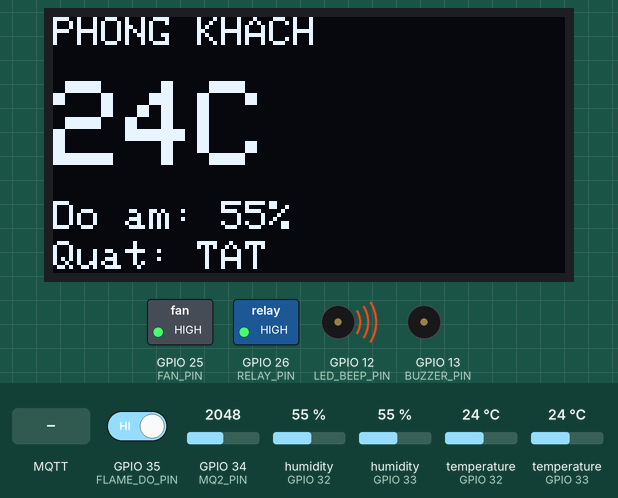
Recording of a sketch running on a simulated ESP32. Shown: 128×64 one-colour display, switched loads named in the sketch (green lamp = pin HIGH), buzzer (waves = sounding, pin HIGH). The inputs (shaded band) are chosen by the test bench; at power-on: temperature (sensors on GPIO 33, GPIO 32) 24 °C, GPIO 34 (MQ2_PIN) = 2048, GPIO 35 (FLAME_DO_PIN) HIGH, humidity (sensors on GPIO 32, GPIO 33) 55 %. WiFi joins after 1.5 s; servers stay silent unless stated; random numbers use the default seed unless the sketch sets one; no MQTT or app messages arrive unless stated; what the sketch prints to the serial monitor is not drawn.

Above: at 2.7 s.
2.8 s: temperature (sensor on GPIO 33) set to 36 °C
At 5.7 s:
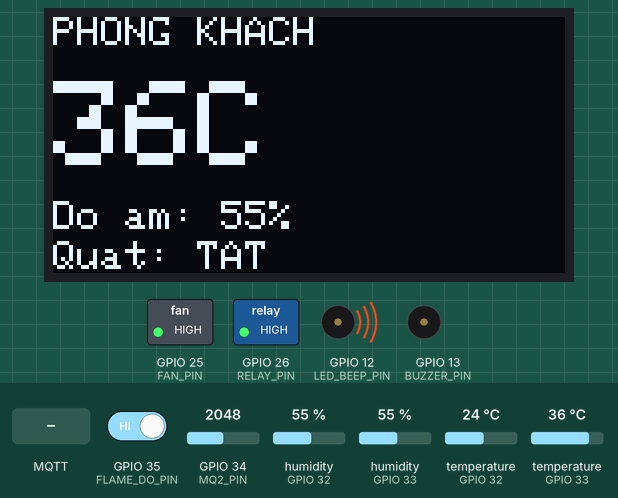
6.0 s: temperature (sensor on GPIO 33) set to 39 °C
At 9.1 s:
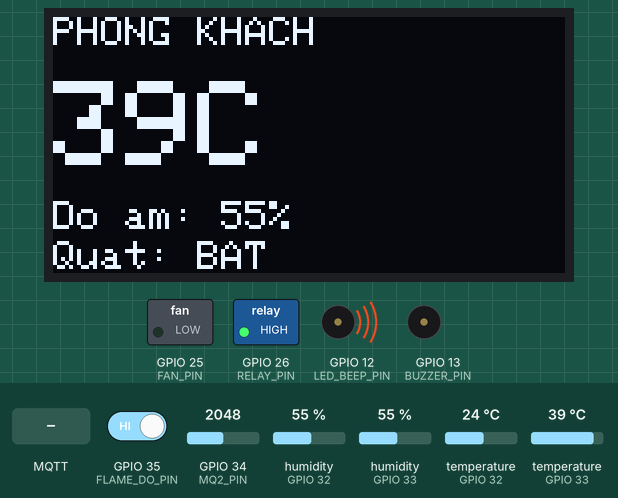
10.0 s: MQTT message "OFF" arrives on the first subscribed topic
At 10.3 s:
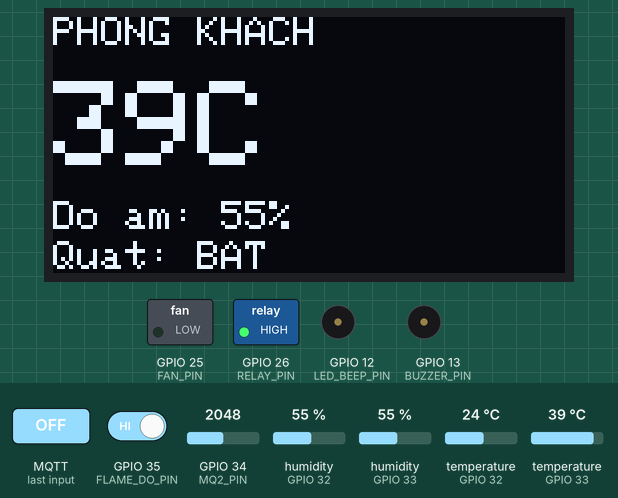
11.5 s: MQTT message "OFF" arrives on the third subscribed topic
At 12.5 s:
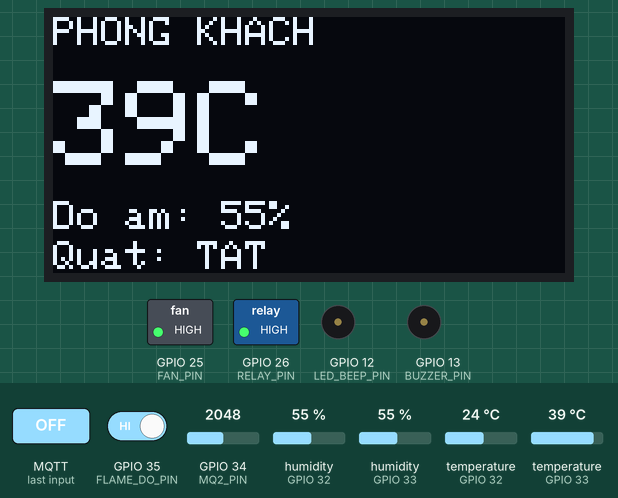
13.0 s: MQTT message "ON" arrives on the third subscribed topic
At 31.7 s:
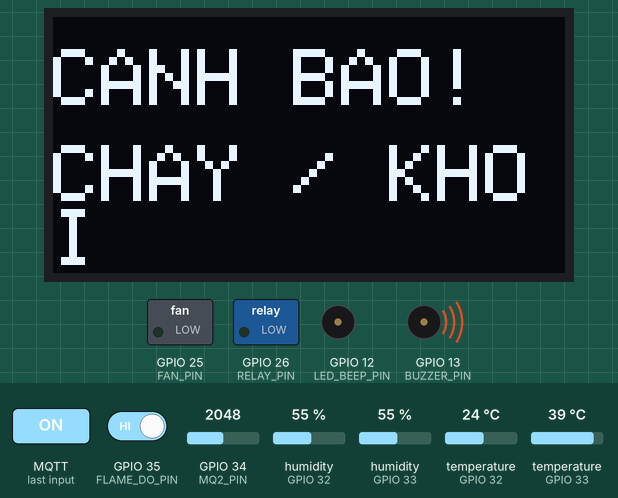
Timing chart, 0 to 32.0 s (numbered marks = the images above; inputs shaded):
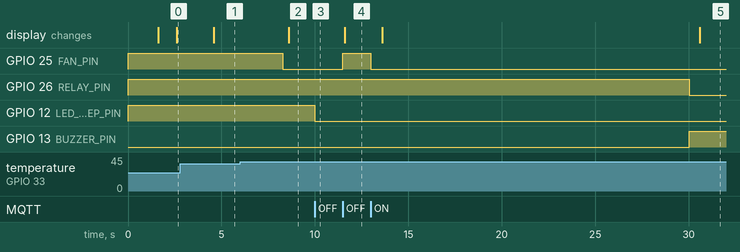

The sketch:

esp32_node2.ino
```cpp
#include <WiFi.h>
#include <PubSubClient.h>
#include <DHT.h>
#include <Wire.h>
#include <Adafruit_GFX.h>
#include <Adafruit_SSD1306.h>

// ===================== CẤU HÌNH WIFI & MQTT =====================
const char* ssid = "Test";
const char* password = "12345678";
const char* mqtt_server = "192.168.137.1";

WiFiClient espClient;
PubSubClient client(espClient);

// ===================== KHAI BÁO CHÂN & BIẾN =====================
#define DHTPIN 32          // DHT11 nhà bếp (dùng cho báo cháy)
#define DHT2PIN 33         // DHT11 phòng khách
#define DHTTYPE DHT11

#define MQ2_PIN 34
#define FLAME_DO_PIN 35

#define BUZZER_PIN 13
#define RELAY_PIN 26       // Relay IN2 - máy bơm
#define LED_BEEP_PIN 12
#define FAN_PIN 25         // Relay IN1 - quạt

#define OLED_SDA 27
#define OLED_SCL 14

#define SCREEN_WIDTH 128
#define SCREEN_HEIGHT 64
#define OLED_ADDR 0x3C

// Mức kích của relay bơm: relay của bạn kích mức LOW
#define RELAY_ACTIVE_LEVEL LOW
const int RELAY_ON  = RELAY_ACTIVE_LEVEL;
const int RELAY_OFF = (RELAY_ACTIVE_LEVEL == HIGH) ? LOW : HIGH;

// Mức sáng của đèn: đèn của bạn sáng khi chân ở mức HIGH
#define LED_ACTIVE_LEVEL HIGH
const int LED_ON_LEVEL  = LED_ACTIVE_LEVEL;
const int LED_OFF_LEVEL = (LED_ACTIVE_LEVEL == HIGH) ? LOW : HIGH;

// Mức kích của quạt: HIGH nếu dùng transistor/MOSFET, đổi theo module nếu dùng relay
#define FAN_ACTIVE_LEVEL LOW
const int FAN_ON_LEVEL  = FAN_ACTIVE_LEVEL;
const int FAN_OFF_LEVEL = (FAN_ACTIVE_LEVEL == HIGH) ? LOW : HIGH;

const int MQ2_ON_THRESHOLD  = 1600;
const int MQ2_OFF_THRESHOLD = 1400;
const unsigned long MQ2_WARMUP_TIME = 30000;

const bool  USE_TEMP_ALARM     = true;
const float TEMP_ON_THRESHOLD  = 35.0;
const float TEMP_OFF_THRESHOLD = 34.0;

// Ngưỡng nhiệt độ phòng khách để bật/tắt quạt
const float FAN_ON_THRESHOLD  = 37.0;
const float FAN_OFF_THRESHOLD = 35.0;

const unsigned long HOLD_TIME             = 10000;
const unsigned long SENSOR_INTERVAL       = 200;
const unsigned long DHT_INTERVAL          = 2000;
const unsigned long OLED_INTERVAL         = 1000;
const unsigned long MQTT_PUBLISH_INTERVAL = 3000;
const unsigned long MQTT_RETRY_INTERVAL   = 5000;

const int FLAME_CONFIRM_COUNT = 3;

DHT dht(DHTPIN, DHTTYPE);
DHT dht2(DHT2PIN, DHTTYPE);
Adafruit_SSD1306 display(SCREEN_WIDTH, SCREEN_HEIGHT, &Wire, -1);

bool isAlarmTriggered = false;
bool buzzerMuted  = false;
bool buzzerManual = false;

// Trạng thái thật của thiết bị (gửi lên app)
bool ledOn    = true;
bool pumpOn   = false;
bool buzzerOn = false;
bool fanOn    = false;

bool publishNow = false;

unsigned long lastDangerTime  = 0;
unsigned long lastSensorTime  = 0;
unsigned long lastDhtTime     = 0;
unsigned long lastOledTime    = 0;
unsigned long lastMqttPubTime = 0;
unsigned long lastMqttRetry   = 0;

int   flameLowCount = 0;
float temperature   = 0;
float humidity      = 0;
bool  tempValid     = false;
int   mq2Value      = 0;
bool  flameDetected = false;

// Phòng khách
float roomTemp  = 0;
float roomHum   = 0;
bool  roomValid = false;
bool  roomHot   = false;   // Đang ở trạng thái "nóng" (để bật quạt đúng lúc vượt ngưỡng)
bool  oledOk    = false;

// ===================== HÀM ĐIỀU KHIỂN THIẾT BỊ =====================
void setLed(bool on) {
  ledOn = on;
  digitalWrite(LED_BEEP_PIN, on ? LED_ON_LEVEL : LED_OFF_LEVEL);
}

void setPump(bool on) {
  pumpOn = on;
  digitalWrite(RELAY_PIN, on ? RELAY_ON : RELAY_OFF);
}

void setFan(bool on) {
  fanOn = on;
  digitalWrite(FAN_PIN, on ? FAN_ON_LEVEL : FAN_OFF_LEVEL);
}

void setEmergency(bool on) {
  if (on) {
    buzzerMuted = false;
    setPump(true);
    setLed(false);
  } else {
    buzzerMuted = false;
    buzzerManual = false;
    setPump(false);
  }
  publishNow = true;
}

// ===================== OLED =====================
void updateOled() {
  if (!oledOk) return;

  display.clearDisplay();
  display.setTextColor(SSD1306_WHITE);

  if (isAlarmTriggered) {
    display.setTextSize(2);
    display.setCursor(0, 8);
    display.println("CANH BAO!");
    display.setCursor(0, 32);
    display.println("CHAY / KHOI");
  } else {
    display.setTextSize(1);
    display.setCursor(0, 0);
    display.print("PHONG KHACH");

    display.setTextSize(3);
    display.setCursor(0, 16);
    if (roomValid) display.print(String(roomTemp, 0));
    else           display.print("--");
    display.print("C");

    display.setTextSize(1);
    display.setCursor(0, 46);
    display.print("Do am: ");
    if (roomValid) display.print(String(roomHum, 0));
    else           display.print("--");
    display.print("%");

    display.setCursor(0, 56);
    display.print("Quat: ");
    display.print(fanOn ? "BAT" : "TAT");
  }

  display.display();
}

// ===================== WIFI (chỉ dùng lúc khởi động) =====================
void setup_wifi() {
  delay(10);
  Serial.println();
  Serial.print("Connecting to ");
  Serial.println(ssid);

  WiFi.begin(ssid, password);
  while (WiFi.status() != WL_CONNECTED) {
    delay(500);
    Serial.print(".");
  }

  Serial.println("\nWiFi connected");
  Serial.print("IP address: ");
  Serial.println(WiFi.localIP());
}

// ===================== MQTT CALLBACK =====================
void callback(char* topic, byte* payload, unsigned int length) {
  String message = "";
  for (unsigned int i = 0; i < length; i++) {
    message += (char)payload[i];
  }

  Serial.print("MQTT Received [");
  Serial.print(topic);
  Serial.print("] ");
  Serial.println(message);

  String t = String(topic);

  if (t == "home/node2/control_led") {
    if (message == "ON")       setLed(true);
    else if (message == "OFF") setLed(false);
  }
  else if (t == "home/node2/control_pump") {
    if (message == "ON")       setPump(true);
    else if (message == "OFF") setPump(false);
  }
  else if (t == "home/node2/control_fan") {
    if (message == "ON")       setFan(true);
    else if (message == "OFF") setFan(false);
  }
  else if (t == "home/node2/control_buzzer") {
    if (message == "ON") {
      buzzerManual = true;
      buzzerMuted = false;
    } else if (message == "OFF") {
      buzzerManual = false;
      buzzerMuted = true;
    }
  }

  publishNow = true;
}

// ===================== RECONNECT KHÔNG CHẶN LOOP =====================
void reconnect() {
  unsigned long now = millis();
  if (now - lastMqttRetry < MQTT_RETRY_INTERVAL) return;
  lastMqttRetry = now;

  if (WiFi.status() != WL_CONNECTED) {
    Serial.println("WiFi lost, reconnecting...");
    WiFi.disconnect();
    WiFi.reconnect();
    return;
  }

  Serial.print("Attempting MQTT connection...");
  String clientId = "ESP32Node2-Kitchen-";
  clientId += String(random(0xffff), HEX);

  if (client.connect(clientId.c_str())) {
    Serial.println("connected");
    client.subscribe("home/node2/control_led");
    client.subscribe("home/node2/control_pump");
    client.subscribe("home/node2/control_fan");
    client.subscribe("home/node2/control_buzzer");
    publishNow = true;
  } else {
    Serial.print("failed, rc=");
    Serial.print(client.state());
    Serial.println(" retry in 5 seconds");
  }
}

int readMQ2() {
  long sum = 0;
  for (int i = 0; i < 10; i++) {
    sum += analogRead(MQ2_PIN);
    delay(2);
  }
  return sum / 10;
}

// ===================== SETUP =====================
void setup() {
  Serial.begin(115200);

  pinMode(MQ2_PIN, INPUT);
  pinMode(FLAME_DO_PIN, INPUT);
  pinMode(BUZZER_PIN, OUTPUT);
  pinMode(RELAY_PIN, OUTPUT);
  pinMode(LED_BEEP_PIN, OUTPUT);
  pinMode(FAN_PIN, OUTPUT);

  digitalWrite(BUZZER_PIN, LOW);

  setPump(false);
  setLed(true);
  setFan(false);

  dht.begin();
  dht2.begin();

  Wire.begin(OLED_SDA, OLED_SCL);
  oledOk = display.begin(SSD1306_SWITCHCAPVCC, OLED_ADDR);
  if (!oledOk) {
    Serial.println("Khong tim thay OLED (kiem tra day SDA/SCL, dia chi 0x3C)");
  } else {
    display.clearDisplay();
    display.display();
  }

  setup_wifi();
  client.setServer(mqtt_server, 1883);
  client.setCallback(callback);

  Serial.println("=== NODE 2 - KITCHEN MQTT READY ===");
}

// ===================== LOOP =====================
void loop() {
  if (!client.connected()) {
    reconnect();
  } else {
    client.loop();
  }

  unsigned long now = millis();

  // Còi hú liên tục khi có báo động
  buzzerOn = (isAlarmTriggered && !buzzerMuted) || buzzerManual;
  digitalWrite(BUZZER_PIN, buzzerOn ? HIGH : LOW);

  // Đọc cảm biến định kỳ
  if (now - lastSensorTime >= SENSOR_INTERVAL) {
    lastSensorTime = now;

    mq2Value = readMQ2();
    bool mq2Ready = (now >= MQ2_WARMUP_TIME);

    if (digitalRead(FLAME_DO_PIN) == LOW) {
      if (flameLowCount < 255) flameLowCount++;
    } else {
      flameLowCount = 0;
    }
    flameDetected = (flameLowCount >= FLAME_CONFIRM_COUNT);

    if (now - lastDhtTime >= DHT_INTERVAL) {
      lastDhtTime = now;

      // DHT11 nhà bếp
      float t = dht.readTemperature();
      float h = dht.readHumidity();
      if (!isnan(t) && !isnan(h)) {
        temperature = t;
        humidity = h;
        tempValid = true;
      } else {
        tempValid = false;
      }

      // DHT11 phòng khách + logic quạt
      float rt = dht2.readTemperature();
      float rh = dht2.readHumidity();
      if (!isnan(rt) && !isnan(rh)) {
        roomTemp = rt;
        roomHum = rh;
        roomValid = true;

        if (!roomHot && roomTemp > FAN_ON_THRESHOLD) {
          roomHot = true;
          setFan(true);
          publishNow = true;
          Serial.println("[QUAT] Phong khach nong, bat quat.");
        } else if (roomHot && roomTemp < FAN_OFF_THRESHOLD) {
          roomHot = false;
          setFan(false);
          publishNow = true;
          Serial.println("[QUAT] Phong khach mat, tat quat.");
        }
      } else {
        roomValid = false;
      }
    }

    bool mq2Danger = mq2Ready && (mq2Value > MQ2_ON_THRESHOLD);
    bool mq2Safe   = !mq2Ready || (mq2Value < MQ2_OFF_THRESHOLD);

    bool fireAndHighTempDanger = flameDetected && USE_TEMP_ALARM && tempValid && (temperature > TEMP_ON_THRESHOLD);
    bool fireAndHighTempSafe   = !flameDetected || !USE_TEMP_ALARM || !tempValid || (temperature < TEMP_OFF_THRESHOLD);

    bool danger = mq2Danger || fireAndHighTempDanger;
    bool safe   = mq2Safe && fireAndHighTempSafe;

    if (danger) {
      lastDangerTime = now;
      if (!isAlarmTriggered) {
        isAlarmTriggered = true;
        setEmergency(true);
        Serial.println("[CANH BAO] KICH HOAT UNG CUU KHAN CAP (Phat hien khoi hoac chay lon)!");
      }
    }
    else if (safe && isAlarmTriggered) {
      if (now - lastDangerTime >= HOLD_TIME) {
        isAlarmTriggered = false;
        setEmergency(false);
        Serial.println("[OK] Moi truong an toan, tro lai binh thuong.");
      }
    }
  }

  // Cập nhật OLED mỗi 1 giây
  if (now - lastOledTime >= OLED_INTERVAL) {
    lastOledTime = now;
    updateOled();
  }

  // Publish dữ liệu + trạng thái thiết bị (mỗi 3 giây hoặc ngay khi có thay đổi)
  if (client.connected() && (publishNow || now - lastMqttPubTime >= MQTT_PUBLISH_INTERVAL)) {
    lastMqttPubTime = now;
    publishNow = false;

    String payload = "{";
    payload += "\"temperature\":" + String(temperature) + ",";
    payload += "\"humidity\":" + String(humidity) + ",";
    payload += "\"smoke\":" + String(mq2Value) + ",";
    payload += "\"flame\":" + String(flameDetected ? 1 : 0) + ",";
    payload += "\"alarm\":" + String(isAlarmTriggered ? 1 : 0) + ",";
    payload += "\"led\":" + String(ledOn ? 1 : 0) + ",";
    payload += "\"pump\":" + String(pumpOn ? 1 : 0) + ",";
    payload += "\"buzzer\":" + String(buzzerOn ? 1 : 0) + ",";
    payload += "\"room_temperature\":" + String(roomTemp) + ",";
    payload += "\"room_humidity\":" + String(roomHum) + ",";
    payload += "\"fan\":" + String(fanOn ? 1 : 0);
    payload += "}";

    client.publish("home/sensors/kitchen_data", payload.c_str());
    Serial.println("-> Published Kitchen Data to MQTT");
  }
}
```

Measured:
- the behaviour switches between 37 and 38 °C on temperature (sensor on GPIO 33) (found by bisection; images 1 and 2)
- after the input at 2.8 s, the display: changes after 1.8 s (image 1)
- after the input at 6.0 s, GPIO 25 (FAN_PIN): HIGH → LOW after 2.3 s; the display: changes after 2.6 s (image 2)
- after the input at 10.0 s, GPIO 12 (LED_BEEP_PIN): HIGH → LOW at once
- after the input at 11.5 s, GPIO 25 (FAN_PIN): LOW → HIGH at once; the display: changes after 0.10 s (image 4)
- after the input at 13.0 s, GPIO 25 (FAN_PIN): HIGH → LOW at once
